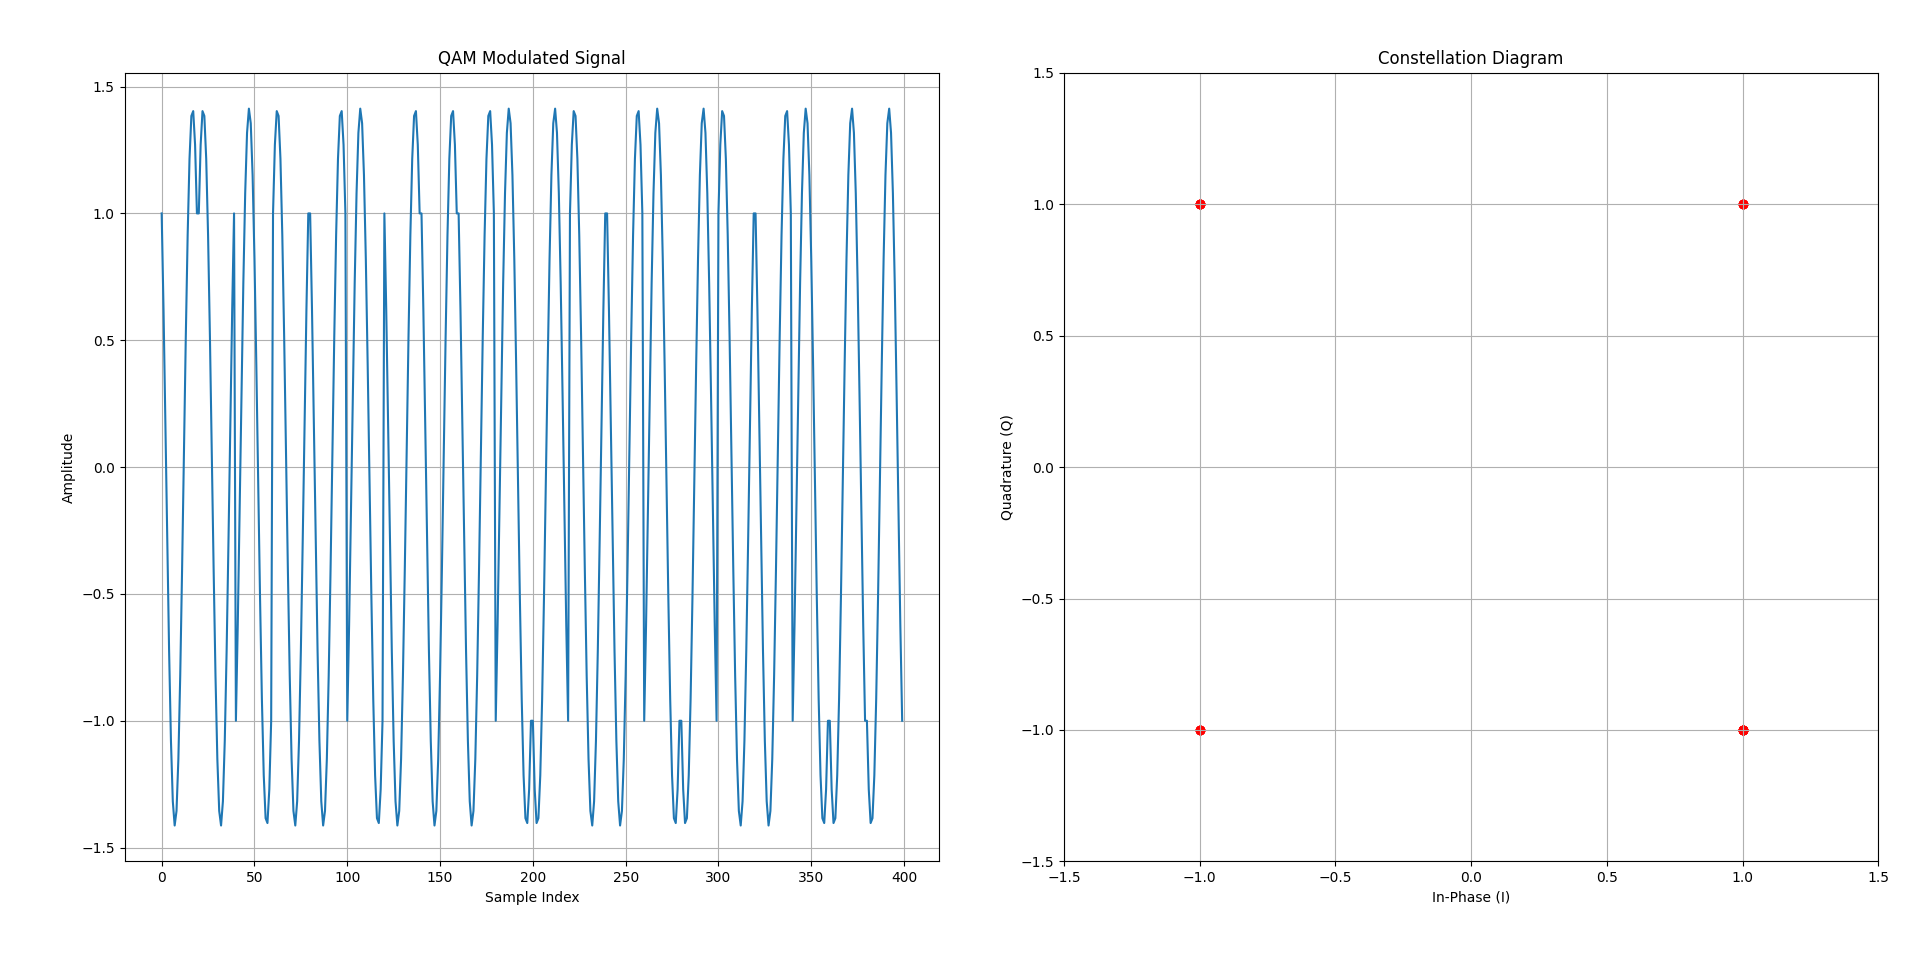

Python code for this plot:
import numpy as np
import matplotlib.pyplot as plt

MAX_MESSAGE_LENGTH = 256
MAX_BINARY_LENGTH = MAX_MESSAGE_LENGTH * 8
SAMPLES_PER_SYMBOL = 20

def text_to_binary(text):
    binary = ''.join(format(ord(char), '08b') for char in text)
    return binary

def qam_modulate(binary_message, carrier_frequency, symbol_duration, sampling_rate):
    t = np.linspace(0, symbol_duration, SAMPLES_PER_SYMBOL)
    modulated_signal = np.zeros(len(binary_message) // 2 * SAMPLES_PER_SYMBOL)
    I = []
    Q = []
    
    for i in range(0, len(binary_message), 2):
        symbol = binary_message[i:i+2]
        if symbol == "00": 
            symbol_value = complex(1, 1)
        elif symbol == "01":
            symbol_value = complex(1, -1)
        elif symbol == "10":
            symbol_value = complex(-1, 1)
        elif symbol == "11":
            symbol_value = complex(-1, -1)
        
        I.append(symbol_value.real)
        Q.append(symbol_value.imag)
        
        for j in range(SAMPLES_PER_SYMBOL):
            carrier_i = np.cos(2 * np.pi * carrier_frequency * t[j])
            carrier_q = np.sin(2 * np.pi * carrier_frequency * t[j])
            modulated_signal[i // 2 * SAMPLES_PER_SYMBOL + j] = symbol_value.real * carrier_i + symbol_value.imag * carrier_q
            
    return modulated_signal, I, Q

def main():
    message = input("Enter the message you'd like to modulate: ")
    binary_message = text_to_binary(message)
    
    carrier_frequency = 1.0
    symbol_duration = 1.0
    sampling_rate = SAMPLES_PER_SYMBOL

    modulated_signal, I, Q = qam_modulate(binary_message, carrier_frequency, symbol_duration, sampling_rate)

    # Plot the modulated signal
    plt.figure(figsize=(12, 5))
    
    plt.subplot(1, 2, 1)
    plt.plot(modulated_signal)
    plt.xlabel('Sample Index')
    plt.ylabel('Amplitude')
    plt.title('QAM Modulated Signal')
    plt.grid(True)
    
    # Plot the constellation diagram
    plt.subplot(1, 2, 2)
    plt.scatter(I, Q, color='red')
    plt.xlim(-1.5, 1.5)
    plt.ylim(-1.5, 1.5)
    plt.xlabel('In-Phase (I)')
    plt.ylabel('Quadrature (Q)')
    plt.title('Constellation Diagram')
    plt.grid(True)
    plt.tight_layout()
    
    plt.show()

if __name__ == "__main__":
    main()
